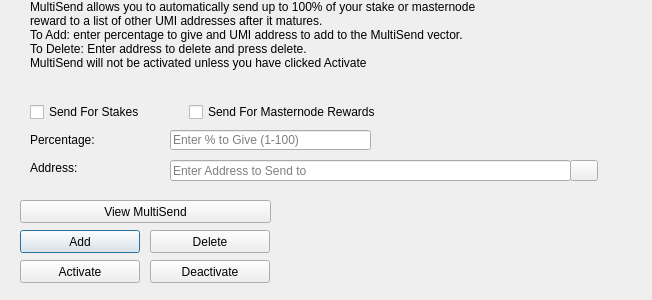
<?xml version="1.0" encoding="UTF-8"?>
<ui version="4.0">
 <class>MultiSendDialog</class>
 <widget class="QDialog" name="MultiSendDialog">
  <property name="windowModality">
   <enum>Qt::NonModal</enum>
  </property>
  <property name="geometry">
   <rect>
    <x>0</x>
    <y>0</y>
    <width>652</width>
    <height>300</height>
   </rect>
  </property>
  <property name="windowTitle">
   <string>MultiSend</string>
  </property>
  <widget class="QLineEdit" name="multiSendPercentEdit">
   <property name="geometry">
    <rect>
     <x>170</x>
     <y>130</y>
     <width>201</width>
     <height>20</height>
    </rect>
   </property>
   <property name="toolTip">
    <string>Enter whole numbers 1 - 100</string>
   </property>
   <property name="placeholderText">
    <string>Enter % to Give (1-100)</string>
   </property>
  </widget>
  <widget class="QLineEdit" name="multiSendAddressEdit">
   <property name="geometry">
    <rect>
     <x>170</x>
     <y>160</y>
     <width>401</width>
     <height>21</height>
    </rect>
   </property>
   <property name="toolTip">
    <string/>
   </property>
   <property name="placeholderText">
    <string>Enter Address to Send to</string>
   </property>
  </widget>
  <widget class="QLabel" name="label_2">
   <property name="geometry">
    <rect>
     <x>30</x>
     <y>0</y>
     <width>451</width>
     <height>121</height>
    </rect>
   </property>
   <property name="lineWidth">
    <number>1</number>
   </property>
   <property name="text">
    <string>MultiSend allows you to automatically send up to 100% of your stake or masternode reward to a list of other UMI addresses after it matures.
To Add: enter percentage to give and UMI address to add to the MultiSend vector.
To Delete: Enter address to delete and press delete.
MultiSend will not be activated unless you have clicked Activate</string>
   </property>
   <property name="alignment">
    <set>Qt::AlignLeading|Qt::AlignLeft|Qt::AlignTop</set>
   </property>
   <property name="wordWrap">
    <bool>true</bool>
   </property>
  </widget>
  <widget class="QLabel" name="message">
   <property name="geometry">
    <rect>
     <x>290</x>
     <y>200</y>
     <width>351</width>
     <height>91</height>
    </rect>
   </property>
   <property name="text">
    <string/>
   </property>
  </widget>
  <widget class="QPushButton" name="addButton">
   <property name="geometry">
    <rect>
     <x>20</x>
     <y>230</y>
     <width>120</width>
     <height>23</height>
    </rect>
   </property>
   <property name="toolTip">
    <string/>
   </property>
   <property name="statusTip">
    <string>Add to MultiSend Vector</string>
   </property>
   <property name="text">
    <string>Add</string>
   </property>
  </widget>
  <widget class="QPushButton" name="disableButton">
   <property name="geometry">
    <rect>
     <x>150</x>
     <y>260</y>
     <width>120</width>
     <height>23</height>
    </rect>
   </property>
   <property name="statusTip">
    <string>Deactivate MultiSend</string>
   </property>
   <property name="text">
    <string>Deactivate</string>
   </property>
  </widget>
  <widget class="QPushButton" name="addressBookButton">
   <property name="geometry">
    <rect>
     <x>570</x>
     <y>160</y>
     <width>28</width>
     <height>21</height>
    </rect>
   </property>
   <property name="toolTip">
    <string>Choose an address from the address book</string>
   </property>
   <property name="text">
    <string/>
   </property>
   <property name="icon">
    <iconset resource="../umi.qrc">
     <normaloff>:/icons/address-book</normaloff>:/icons/address-book</iconset>
   </property>
   <property name="shortcut">
    <string>Alt+A</string>
   </property>
   <property name="autoDefault">
    <bool>false</bool>
   </property>
  </widget>
  <widget class="QLabel" name="label">
   <property name="geometry">
    <rect>
     <x>30</x>
     <y>130</y>
     <width>121</width>
     <height>20</height>
    </rect>
   </property>
   <property name="toolTip">
    <string>Percentage of stake to send</string>
   </property>
   <property name="text">
    <string>Percentage:</string>
   </property>
  </widget>
  <widget class="QLabel" name="label_5">
   <property name="geometry">
    <rect>
     <x>30</x>
     <y>160</y>
     <width>111</width>
     <height>16</height>
    </rect>
   </property>
   <property name="toolTip">
    <string>Address to send portion of stake to</string>
   </property>
   <property name="text">
    <string>Address:</string>
   </property>
  </widget>
  <widget class="QPushButton" name="deleteButton">
   <property name="geometry">
    <rect>
     <x>150</x>
     <y>230</y>
     <width>120</width>
     <height>23</height>
    </rect>
   </property>
   <property name="toolTip">
    <string/>
   </property>
   <property name="statusTip">
    <string>Delete Address From MultiSend Vector</string>
   </property>
   <property name="text">
    <string>Delete</string>
   </property>
  </widget>
  <widget class="QPushButton" name="activateButton">
   <property name="geometry">
    <rect>
     <x>20</x>
     <y>260</y>
     <width>120</width>
     <height>23</height>
    </rect>
   </property>
   <property name="statusTip">
    <string>Activate MultiSend</string>
   </property>
   <property name="text">
    <string>Activate</string>
   </property>
  </widget>
  <widget class="QPushButton" name="viewButton">
   <property name="geometry">
    <rect>
     <x>20</x>
     <y>200</y>
     <width>251</width>
     <height>23</height>
    </rect>
   </property>
   <property name="toolTip">
    <string/>
   </property>
   <property name="statusTip">
    <string>View MultiSend Vector</string>
   </property>
   <property name="text">
    <string>View MultiSend</string>
   </property>
  </widget>
  <widget class="QWidget" name="horizontalLayoutWidget">
   <property name="geometry">
    <rect>
     <x>30</x>
     <y>100</y>
     <width>351</width>
     <height>24</height>
    </rect>
   </property>
   <layout class="QHBoxLayout" name="horizontalLayout">
    <item>
     <widget class="QCheckBox" name="multiSendStakeCheckBox">
      <property name="text">
       <string>Send For Stakes</string>
      </property>
     </widget>
    </item>
    <item>
     <widget class="QCheckBox" name="multiSendMasternodeCheckBox">
      <property name="text">
       <string>Send For Masternode Rewards</string>
      </property>
     </widget>
    </item>
   </layout>
  </widget>
 </widget>
 <resources>
  <include location="../umi.qrc"/>
 </resources>
 <connections/>
</ui>
